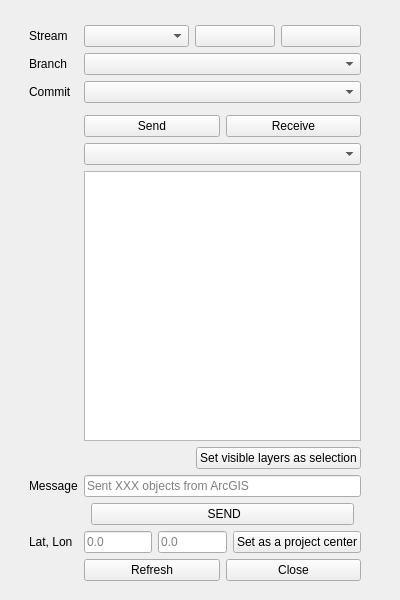
<?xml version="1.0" encoding="UTF-8"?>
<ui version="4.0">
 <class>SpeckleQArcGISDialog</class>
 <widget class="QMainWindow" name="SpeckleQArcGISDialog">
  <property name="geometry">
   <rect>
    <x>0</x>
    <y>0</y>
    <width>400</width>
    <height>600</height>
   </rect>
  </property>
  <widget class="QWidget" name="dockWidgetContents">
   <layout class="QGridLayout" name="gridLayout">
    <item row="0" column="0">
     <layout class="QVBoxLayout" name="verticalLayout">
      <item>
        <layout class="QGridLayout" name="gridLayoutTitleBar">
        </layout>
      </item>
      
      <item>
       <layout class="QFormLayout" name="formLayout">
        <property name="leftMargin">
         <number>20</number>
        </property>
        <property name="topMargin">
         <number>10</number>
        </property>
        <property name="rightMargin">
         <number>30</number>
        </property>
        <property name="bottomMargin">
         <number>10</number>
        </property>

        
        <item row="0" column="1">
          <layout class="QHBoxLayout" name="streamListButtons">
          </layout>
        </item>

        <item row="1" column="0">
         <widget class="QLabel" name="streamListLabel">
          <property name="text">
           <string>Stream</string>
          </property>
         </widget>
        </item>

        <item row="1" column="1">
          <layout class="QHBoxLayout" name="streamListButtons" stretch="20,1">
            <item>
              <widget class="QComboBox" name="streamList"/>
            </item>
            <item>
            <widget class="QPushButton" name="streams_add_button">
              <property name="text">
              <string> </string>
              </property>
            </widget>
            </item>
            <item>
              <widget class="QPushButton" name="streams_remove_button">
                <property name="text">
                <string> </string>
                </property>
                  <property name="geometry">
                    <rect>
                      <x>0</x>
                      <y>0</y>
                      <width>10</width>
                      <height>10</height>
                    </rect>
                  </property>
              </widget>
            </item>
          </layout>
        </item>



        <item row="2" column="0">
         <widget class="QLabel" name="streamBranchLabel">
          <property name="text">
           <string>Branch</string>
          </property>
         </widget>
        </item>
        <item row="2" column="1">
         <widget class="QComboBox" name="streamBranchDropdown"/>
        </item>
        <item row="3" column="0">
         <widget class="QLabel" name="commitLabel">
          <property name="text">
           <string>Commit</string>
          </property>
         </widget>
        </item>
        <item row="3" column="1">
         <widget class="QComboBox" name="commitDropdown"/>
        </item>
        
        <item row="4" column="1">
          <layout class="QHBoxLayout" name="horizontalLayout">
         </layout>
        </item>

        
        <item row="5" column="1">
         <layout class="QHBoxLayout" name="horizontalLayout">
          <item>
           <widget class="QPushButton" name="sendModeButton">
            <property name="enabled">
             <bool>true</bool>
            </property>
            <property name="text">
             <string>Send</string>
            </property>
           </widget>
          </item>
          <item>
           <widget class="QPushButton" name="receiveModeButton">
            <property name="text">
             <string>Receive</string>
            </property>
           </widget>
          </item>
         </layout>
        </item>

        <item row="6" column="1">
         <widget class="QComboBox" name="layerSendModeDropdown"/>
        </item>



        <item row="7" column="1">
         <widget class="QListWidget" name="layersWidget">
          <property name="selectionMode">
           <enum>QAbstractItemView::NoSelection</enum>
          </property>
          <property name="sizePolicy">
           <sizepolicy hsizetype="Expanding" vsizetype="MinimumExpanding">
            <horstretch>0</horstretch>
            <verstretch>0</verstretch>
           </sizepolicy>
          </property>
          <property name="sizeAdjustPolicy">
           <enum>QAbstractScrollArea::AdjustToContents</enum>
          </property>
          <property name="resizeMode">
           <enum>QListView::Fixed</enum>
          </property>
          <property name="viewMode">
           <enum>QListView::ListMode</enum>
          </property>
         </widget>
        </item>


        <item row="8" column="1">
          <layout class="QHBoxLayout" name="horizontalLayout"  stretch="1,1">
            <item>
            <spacer name="horizontalSpacer">
              <property name="orientation">
              <enum>Qt::Horizontal</enum>
              </property>
              <property name="sizeType">
              <enum>QSizePolicy::Expanding</enum>
              </property>
            </spacer>
            </item>

            <item>
              <widget class="QPushButton" name="saveLayerSelection">
                <property name="enabled">
                  <bool>true</bool>
                </property>
                <property name="text">
                  <string>Set visible layers as selection</string>
                </property>
              </widget>
            </item>
          </layout>
        </item>

        <item row="9" column="0">
         <widget class="QLabel" name="messageLabel">
          <property name="text">
           <string>Message</string>
          </property>
         </widget>
        </item>
        <item row="9" column="1">
         <widget class="QLineEdit" name="messageInput">
          <property name="placeholderText">
           <string>Sent XXX objects from ArcGIS</string>
          </property>
         </widget>
        </item>

        

        <item row="10" column="1">
         <layout class="QHBoxLayout" name="horizontalLayout">
          <item>
          <spacer name="horizontalSpacer">
            <property name="orientation">
             <enum>Qt::Horizontal</enum>
            </property>
            <property name="sizeType">
             <enum>QSizePolicy::Expanding</enum>
            </property>
          </spacer>
          </item>

          <item>
           <widget class="QPushButton" name="runButton">
            <property name="text">
             <string> SEND</string>
            </property>
           </widget>
          </item>

          <item>
          <spacer name="horizontalSpacer">
            <property name="orientation">
             <enum>Qt::Horizontal</enum>
            </property>
            <property name="sizeType">
             <enum>QSizePolicy::Expanding</enum>
            </property>
          </spacer>
          </item>

         </layout>
        </item>

        <item row="11" column="0">
         <widget class="QLabel" name="surveyPointLabel">
          <property name="text">
           <string>Lat, Lon</string>
          </property>
         </widget>
        </item>
        <item row="11" column="1">
          <layout class="QHBoxLayout" name="horizontalLayout">
            <item>
              <widget class="QLineEdit" name="surveyPointLat">
                <property name="placeholderText">
                <string>0.0</string>
                </property>
              </widget>
            </item>
            <item>
              <widget class="QLineEdit" name="surveyPointLon">
                <property name="placeholderText">
                <string>0.0</string>
                </property>
              </widget>
            </item>

            <item>
              <widget class="QPushButton" name="saveSurveyPoint">
                <property name="enabled">
                  <bool>true</bool>
                </property>
                <property name="text">
                  <string>Set as a project center</string>
                </property>
              </widget>
            </item>

          </layout>
        </item>
        
        <item row="12" column="1">
          <layout class="QHBoxLayout" name="horizontalLayout">
            
            <item>
              <widget class="QPushButton" name="reloadButton">
                <property name="enabled">
                <bool>true</bool>
                </property>
                <property name="text">
                <string>Refresh</string>
                </property>
              </widget>
            </item>
            <item>
              <widget class="QPushButton" name="closeButton">
                <property name="enabled">
                  <bool>true</bool>
                </property>
                <property name="text">
                  <string>Close</string>
                </property>
              </widget>
            </item>

          </layout>
        </item>

        

       </layout>
      </item>
     </layout>
    </item>
   </layout>
  </widget>
 </widget>
 <resources/>
 <connections/>
</ui>
